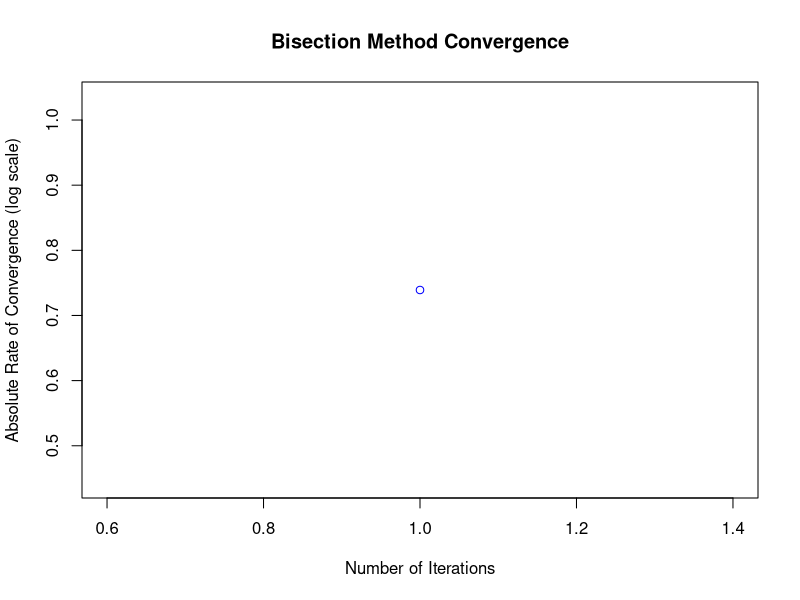

The R source for this figure:
#Bisection method? -> phương pháp chia đôi
#1.2 Bisection with relative error (sai số tương đối)
#bài toán tìm nghiệm của 1 hàm số với khoảng phân li cho trước
f <- function(x) {
  return(cos(x) - x)
}
Bisect2 <- function(f, a, b, tol = 1e-16, maxiter = 1000){
  iter <- 0
  f.a <- f(a)
  f.b <- f(b)
  while (abs(b-a)/max(abs(c(a,b)))>tol) {
    iter <- iter +1
    if (iter > maxiter) {
      warning("Max iteration reached")
      break
    }
    c <- (a+b)/2
    ymid <- f(c)
    if (f.a * ymid>0) {
      a <- c
      f.a <- ymid
    } else {
      b <- c
      f.b <- ymid
    }
  }
  root <- (a+b)/2

  #tinh toc do hoi tu cua ham
  return(root)

}
r<-Bisect2(f, 0, 1,1e-15)

plot(1:length(r), r, type = "b",col = "blue", 
     xlab = "Number of Iterations", ylab = "Absolute Rate of Convergence (log scale)",
     main = "Bisection Method Convergence")